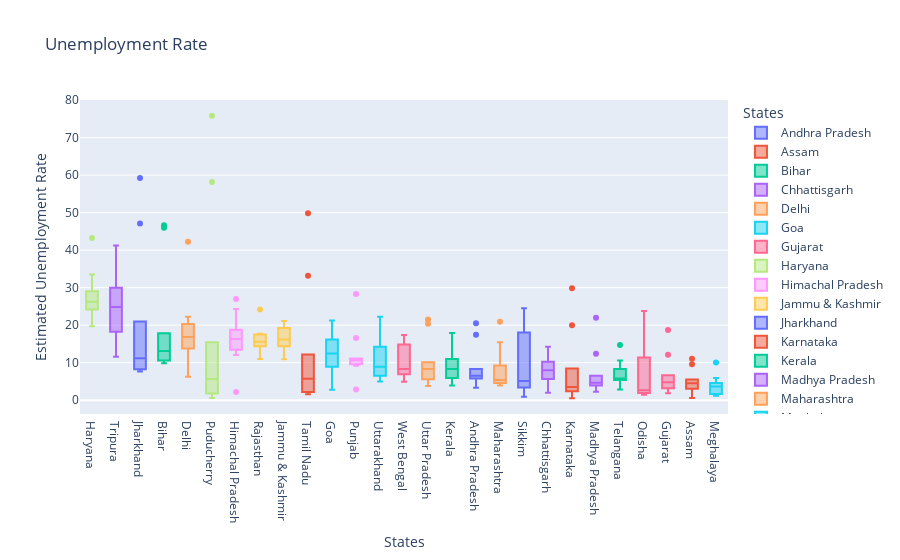

The notebook cell saved with this chart:
### Code cell
fig = px.box(unemployed, x = 'States', y = 'Estimated Unemployment Rate', color = 'States', title='Unemployment Rate', template='plotly')
fig.update_layout(xaxis = {'categoryorder':'total descending'})
fig.show()

### Figure 1 — Plotly figure (JSON) as saved in the notebook; plotly's stock layout.template omitted (floating-point values rounded to 4 significant figures)
{"data": [{"alignmentgroup": "True", "hovertemplate": "States=%{x}<br>Estimated Unemployment Rate=%{y}<extra></extra>", "legendgroup": "Andhra Pradesh", "marker": {"color": "#636efa"}, "name": "Andhra Pradesh", "notched": false, "offsetgroup": "Andhra Pradesh", "orientation": "v", "showlegend": true, "type": "box", "x": ["Andhra Pradesh", "Andhra Pradesh", "Andhra Pradesh", "Andhra Pradesh", "Andhra Pradesh", "Andhra Pradesh", "Andhra Pradesh", "Andhra Pradesh", "Andhra Pradesh", "Andhra Pradesh"], "x0": " ", "xaxis": "x", "y": [5.48, 5.83, 5.79, 20.51, 17.43, 3.31, 8.34, 6.96, 6.4, 6.59], "y0": " ", "yaxis": "y"}, {"alignmentgroup": "True", "hovertemplate": "States=%{x}<br>Estimated Unemployment Rate=%{y}<extra></extra>", "legendgroup": "Assam", "marker": {"color": "#EF553B"}, "name": "Assam", "notched": false, "offsetgroup": "Assam", "orientation": "v", "showlegend": true, "type": "box", "x": ["Assam", "Assam", "Assam", "Assam", "Assam", "Assam", "Assam", "Assam", "Assam", "Assam"], "x0": " ", "xaxis": "x", "y": [4.66, 4.41, 4.77, 11.06, 9.55, 0.6, 3.77, 5.53, 1.19, 3.02], "y0": " ", "yaxis": "y"}, {"alignmentgroup": "True", "hovertemplate": "States=%{x}<br>Estimated Unemployment Rate=%{y}<extra></extra>", "legendgroup": "Bihar", "marker": {"color": "#00cc96"}, "name": "Bihar", "notched": false, "offsetgroup": "Bihar", "orientation": "v", "showlegend": true, "type": "box", "x": ["Bihar", "Bihar", "Bihar", "Bihar", "Bihar", "Bihar", "Bihar", "Bihar", "Bihar", "Bihar"], "x0": " ", "xaxis": "x", "y": [10.61, 10.29, 15.43, 46.64, 45.96, 17.82, 12.79, 13.44, 11.91, 9.82], "y0": " ", "yaxis": "y"}, {"alignmentgroup": "True", "hovertemplate": "States=%{x}<br>Estimated Unemployment Rate=%{y}<extra></extra>", "legendgroup": "Chhattisgarh", "marker": {"color": "#ab63fa"}, "name": "Chhattisgarh", "notched": false, "offsetgroup": "Chhattisgarh", "orientation": "v", "showlegend": true, "type": "box", "x": ["Chhattisgarh", "Chhattisgarh", "Chhattisgarh", "Chhattisgarh", "Chhattisgarh", "Chhattisgarh", "Chhattisgarh", "Chhattisgarh", "Chhattisgarh", "Chhattisgarh"], "x0": " ", "xaxis": "x", "y": [9.65, 8.38, 7.54, 3.41, 10.5, 14.23, 10.27, 5.63, 1.96, 6.62], "y0": " ", "yaxis": "y"}, {"alignmentgroup": "True", "hovertemplate": "States=%{x}<br>Estimated Unemployment Rate=%{y}<extra></extra>", "legendgroup": "Delhi", "marker": {"color": "#FFA15A"}, "name": "Delhi", "notched": false, "offsetgroup": "Delhi", "orientation": "v", "showlegend": true, "type": "box", "x": ["Delhi", "Delhi", "Delhi", "Delhi", "Delhi", "Delhi", "Delhi", "Delhi", "Delhi", "Delhi"], "x0": " ", "xaxis": "x", "y": [22.23, 14.84, 17.04, 16.68, 42.27, 18.19, 20.3, 13.79, 12.53, 6.27], "y0": " ", "yaxis": "y"}, {"alignmentgroup": "True", "hovertemplate": "States=%{x}<br>Estimated Unemployment Rate=%{y}<extra></extra>", "legendgroup": "Goa", "marker": {"color": "#19d3f3"}, "name": "Goa", "notched": false, "offsetgroup": "Goa", "orientation": "v", "showlegend": true, "type": "box", "x": ["Goa", "Goa", "Goa", "Goa", "Goa", "Goa", "Goa", "Goa", "Goa", "Goa"], "x0": " ", "xaxis": "x", "y": [8.89, 2.81, 5.25, 13.31, 21.25, 9.96, 17.07, 16.21, 15.38, 11.54], "y0": " ", "yaxis": "y"}, {"alignmentgroup": "True", "hovertemplate": "States=%{x}<br>Estimated Unemployment Rate=%{y}<extra></extra>", "legendgroup": "Gujarat", "marker": {"color": "#FF6692"}, "name": "Gujarat", "notched": false, "offsetgroup": "Gujarat", "orientation": "v", "showlegend": true, "type": "box", "x": ["Gujarat", "Gujarat", "Gujarat", "Gujarat", "Gujarat", "Gujarat", "Gujarat", "Gujarat", "Gujarat", "Gujarat"], "x0": " ", "xaxis": "x", "y": [5.54, 6.38, 6.66, 18.71, 12.11, 3.2, 1.84, 1.87, 3.42, 4.03], "y0": " ", "yaxis": "y"}, {"alignmentgroup": "True", "hovertemplate": "States=%{x}<br>Estimated Unemployment Rate=%{y}<extra></extra>", "legendgroup": "Haryana", "marker": {"color": "#B6E880"}, "name": "Haryana", "notched": false, "offsetgroup": "Haryana", "orientation": "v", "showlegend": true, "type": "box", "x": ["Haryana", "Haryana", "Haryana", "Haryana", "Haryana", "Haryana", "Haryana", "Haryana", "Haryana", "Haryana"], "x0": " ", "xaxis": "x", "y": [20.34, 25.77, 25.05, 43.22, 29.02, 26.7, 24.18, 33.5, 19.68, 27.31], "y0": " ", "yaxis": "y"}, {"alignmentgroup": "True", "hovertemplate": "States=%{x}<br>Estimated Unemployment Rate=%{y}<extra></extra>", "legendgroup": "Himachal Pradesh", "marker": {"color": "#FF97FF"}, "name": "Himachal Pradesh", "notched": false, "offsetgroup": "Himachal Pradesh", "orientation": "v", "showlegend": true, "type": "box", "x": ["Himachal Pradesh", "Himachal Pradesh", "Himachal Pradesh", "Himachal Pradesh", "Himachal Pradesh", "Himachal Pradesh", "Himachal Pradesh", "Himachal Pradesh", "Himachal Pradesh", "Himachal Pradesh"], "x0": " ", "xaxis": "x", "y": [16.83, 16.84, 18.76, 2.2, 26.95, 13.47, 24.31, 15.79, 12.04, 13.46], "y0": " ", "yaxis": "y"}, {"alignmentgroup": "True", "hovertemplate": "States=%{x}<br>Estimated Unemployment Rate=%{y}<extra></extra>", "legendgroup": "Jammu & Kashmir", "marker": {"color": "#FECB52"}, "name": "Jammu & Kashmir", "notched": false, "offsetgroup": "Jammu & Kashmir", "orientation": "v", "showlegend": true, "type": "box", "x": ["Jammu & Kashmir", "Jammu & Kashmir", "Jammu & Kashmir", "Jammu & Kashmir", "Jammu & Kashmir", "Jammu & Kashmir", "Jammu & Kashmir", "Jammu & Kashmir", "Jammu & Kashmir"], "x0": " ", "xaxis": "x", "y": [21.08, 20.78, 15.5, 18.74, 17.92, 10.88, 11.09, 16.17, 16.14], "y0": " ", "yaxis": "y"}, {"alignmentgroup": "True", "hovertemplate": "States=%{x}<br>Estimated Unemployment Rate=%{y}<extra></extra>", "legendgroup": "Jharkhand", "marker": {"color": "#636efa"}, "name": "Jharkhand", "notched": false, "offsetgroup": "Jharkhand", "orientation": "v", "showlegend": true, "type": "box", "x": ["Jharkhand", "Jharkhand", "Jharkhand", "Jharkhand", "Jharkhand", "Jharkhand", "Jharkhand", "Jharkhand", "Jharkhand", "Jharkhand"], "x0": " ", "xaxis": "x", "y": [10.61, 11.85, 8.23, 47.09, 59.23, 20.95, 7.63, 9.76, 8.24, 11.8], "y0": " ", "yaxis": "y"}, {"alignmentgroup": "True", "hovertemplate": "States=%{x}<br>Estimated Unemployment Rate=%{y}<extra></extra>", "legendgroup": "Karnataka", "marker": {"color": "#EF553B"}, "name": "Karnataka", "notched": false, "offsetgroup": "Karnataka", "orientation": "v", "showlegend": true, "type": "box", "x": ["Karnataka", "Karnataka", "Karnataka", "Karnataka", "Karnataka", "Karnataka", "Karnataka", "Karnataka", "Karnataka", "Karnataka"], "x0": " ", "xaxis": "x", "y": [2.86, 3.61, 3.46, 29.84, 19.97, 8.44, 4.01, 0.5, 2.41, 1.58], "y0": " ", "yaxis": "y"}, {"alignmentgroup": "True", "hovertemplate": "States=%{x}<br>Estimated Unemployment Rate=%{y}<extra></extra>", "legendgroup": "Kerala", "marker": {"color": "#00cc96"}, "name": "Kerala", "notched": false, "offsetgroup": "Kerala", "orientation": "v", "showlegend": true, "type": "box", "x": ["Kerala", "Kerala", "Kerala", "Kerala", "Kerala", "Kerala", "Kerala", "Kerala", "Kerala", "Kerala"], "x0": " ", "xaxis": "x", "y": [5.31, 7.6, 8.99, 16.99, 17.88, 9.71, 7.09, 10.98, 5.91, 3.88], "y0": " ", "yaxis": "y"}, {"alignmentgroup": "True", "hovertemplate": "States=%{x}<br>Estimated Unemployment Rate=%{y}<extra></extra>", "legendgroup": "Madhya Pradesh", "marker": {"color": "#ab63fa"}, "name": "Madhya Pradesh", "notched": false, "offsetgroup": "Madhya Pradesh", "orientation": "v", "showlegend": true, "type": "box", "x": ["Madhya Pradesh", "Madhya Pradesh", "Madhya Pradesh", "Madhya Pradesh", "Madhya Pradesh", "Madhya Pradesh", "Madhya Pradesh", "Madhya Pradesh", "Madhya Pradesh", "Madhya Pradesh"], "x0": " ", "xaxis": "x", "y": [4.11, 4.57, 2.22, 12.36, 21.98, 6.48, 5.08, 4.7, 3.91, 3.13], "y0": " ", "yaxis": "y"}, {"alignmentgroup": "True", "hovertemplate": "States=%{x}<br>Estimated Unemployment Rate=%{y}<extra></extra>", "legendgroup": "Maharashtra", "marker": {"color": "#FFA15A"}, "name": "Maharashtra", "notched": false, "offsetgroup": "Maharashtra", "orientation": "v", "showlegend": true, "type": "box", "x": ["Maharashtra", "Maharashtra", "Maharashtra", "Maharashtra", "Maharashtra", "Maharashtra", "Maharashtra", "Maharashtra", "Maharashtra", "Maharashtra"], "x0": " ", "xaxis": "x", "y": [4.95, 4.69, 5.79, 20.9, 15.46, 9.23, 3.89, 6.23, 4.55, 4.1], "y0": " ", "yaxis": "y"}, {"alignmentgroup": "True", "hovertemplate": "States=%{x}<br>Estimated Unemployment Rate=%{y}<extra></extra>", "legendgroup": "Meghalaya", "marker": {"color": "#19d3f3"}, "name": "Meghalaya", "notched": false, "offsetgroup": "Meghalaya", "orientation": "v", "showlegend": true, "type": "box", "x": ["Meghalaya", "Meghalaya", "Meghalaya", "Meghalaya", "Meghalaya", "Meghalaya", "Meghalaya", "Meghalaya", "Meghalaya", "Meghalaya"], "x0": " ", "xaxis": "x", "y": [1.66, 3.59, 1.58, 10.03, 5.92, 1.15, 2.1, 3.74, 4.29, 4.6], "y0": " ", "yaxis": "y"}, {"alignmentgroup": "True", "hovertemplate": "States=%{x}<br>Estimated Unemployment Rate=%{y}<extra></extra>", "legendgroup": "Odisha", "marker": {"color": "#FF6692"}, "name": "Odisha", "notched": false, "offsetgroup": "Odisha", "orientation": "v", "showlegend": true, "type": "box", "x": ["Odisha", "Odisha", "Odisha", "Odisha", "Odisha", "Odisha", "Odisha", "Odisha", "Odisha", "Odisha"], "x0": " ", "xaxis": "x", "y": [1.9, 3.12, 13.08, 23.76, 11.41, 3.77, 1.88, 1.42, 2.1, 2.18], "y0": " ", "yaxis": "y"}, {"alignmentgroup": "True", "hovertemplate": "States=%{x}<br>Estimated Unemployment Rate=%{y}<extra></extra>", "legendgroup": "Puducherry", "marker": {"color": "#B6E880"}, "name": "Puducherry", "notched": false, "offsetgroup": "Puducherry", "orientation": "v", "showlegend": true, "type": "box", "x": ["Puducherry", "Puducherry", "Puducherry", "Puducherry", "Puducherry", "Puducherry", "Puducherry", "Puducherry", "Puducherry", "Puducherry"], "x0": " ", "xaxis": "x", "y": [0.58, 1.76, 1.2, 75.85, 58.19, 4.24, 15.47, 5.05, 10.9, 6.18], "y0": " ", "yaxis": "y"}, {"alignmentgroup": "True", "hovertemplate": "States=%{x}<br>Estimated Unemployment Rate=%{y}<extra></extra>", "legendgroup": "Punjab", "marker": {"color": "#FF97FF"}, "name": "Punjab", "notched": false, "offsetgroup": "Punjab", "orientation": "v", "showlegend": true, "type": "box", "x": ["Punjab", "Punjab", "Punjab", "Punjab", "Punjab", "Punjab", "Punjab", "Punjab", "Punjab", "Punjab"], "x0": " ", "xaxis": "x", "y": [11.11, 10.97, 10.32, 2.86, 28.33, 16.55, 9.19, 10.99, 9.61, 9.88], "y0": " ", "yaxis": "y"}, {"alignmentgroup": "True", "hovertemplate": "States=%{x}<br>Estimated Unemployment Rate=%{y}<extra></extra>", "legendgroup": "Rajasthan", "marker": {"color": "#FECB52"}, "name": "Rajasthan", "notched": false, "offsetgroup": "Rajasthan", "orientation": "v", "showlegend": true, "type": "box", "x": ["Rajasthan", "Rajasthan", "Rajasthan", "Rajasthan", "Rajasthan", "Rajasthan", "Rajasthan", "Rajasthan", "Rajasthan", "Rajasthan"], "x0": " ", "xaxis": "x", "y": [10.97, 15.16, 11.9, 17.7, 15.74, 14.39, 15.81, 17.51, 15.35, 24.15], "y0": " ", "yaxis": "y"}, {"alignmentgroup": "True", "hovertemplate": "States=%{x}<br>Estimated Unemployment Rate=%{y}<extra></extra>", "legendgroup": "Sikkim", "marker": {"color": "#636efa"}, "name": "Sikkim", "notched": false, "offsetgroup": "Sikkim", "orientation": "v", "showlegend": true, "type": "box", "x": ["Sikkim", "Sikkim", "Sikkim", "Sikkim", "Sikkim", "Sikkim", "Sikkim", "Sikkim"], "x0": " ", "xaxis": "x", "y": [23.57, 2.28, 24.51, 4.46, 4.45, 12.49, 5.7, 0.88], "y0": " ", "yaxis": "y"}, {"alignmentgroup": "True", "hovertemplate": "States=%{x}<br>Estimated Unemployment Rate=%{y}<extra></extra>", "legendgroup": "Tamil Nadu", "marker": {"color": "#EF553B"}, "name": "Tamil Nadu", "notched": false, "offsetgroup": "Tamil Nadu", "orientation": "v", "showlegend": true, "type": "box", "x": ["Tamil Nadu", "Tamil Nadu", "Tamil Nadu", "Tamil Nadu", "Tamil Nadu", "Tamil Nadu", "Tamil Nadu", "Tamil Nadu", "Tamil Nadu", "Tamil Nadu"], "x0": " ", "xaxis": "x", "y": [1.57, 2.09, 6.4, 49.83, 33.16, 12.2, 6.81, 2.65, 5, 2.16], "y0": " ", "yaxis": "y"}, {"alignmentgroup": "True", "hovertemplate": "States=%{x}<br>Estimated Unemployment Rate=%{y}<extra></extra>", "legendgroup": "Telangana", "marker": {"color": "#00cc96"}, "name": "Telangana", "notched": false, "offsetgroup": "Telangana", "orientation": "v", "showlegend": true, "type": "box", "x": ["Telangana", "Telangana", "Telangana", "Telangana", "Telangana", "Telangana", "Telangana", "Telangana", "Telangana", "Telangana"], "x0": " ", "xaxis": "x", "y": [5.49, 8.29, 5.77, 6.25, 14.7, 10.55, 5.36, 5.79, 3.27, 2.86], "y0": " ", "yaxis": "y"}, {"alignmentgroup": "True", "hovertemplate": "States=%{x}<br>Estimated Unemployment Rate=%{y}<extra></extra>", "legendgroup": "Tripura", "marker": {"color": "#ab63fa"}, "name": "Tripura", "notched": false, "offsetgroup": "Tripura", "orientation": "v", "showlegend": true, "type": "box", "x": ["Tripura", "Tripura", "Tripura", "Tripura", "Tripura", "Tripura", "Tripura", "Tripura", "Tripura", "Tripura"], "x0": " ", "xaxis": "x", "y": [32.67, 28.4, 29.95, 41.23, 21.51, 21.71, 18.24, 27.92, 17.35, 11.57], "y0": " ", "yaxis": "y"}, {"alignmentgroup": "True", "hovertemplate": "States=%{x}<br>Estimated Unemployment Rate=%{y}<extra></extra>", "legendgroup": "Uttar Pradesh", "marker": {"color": "#FFA15A"}, "name": "Uttar Pradesh", "notched": false, "offsetgroup": "Uttar Pradesh", "orientation": "v", "showlegend": true, "type": "box", "x": ["Uttar Pradesh", "Uttar Pradesh", "Uttar Pradesh", "Uttar Pradesh", "Uttar Pradesh", "Uttar Pradesh", "Uttar Pradesh", "Uttar Pradesh", "Uttar Pradesh", "Uttar Pradesh"], "x0": " ", "xaxis": "x", "y": [7.58, 8.98, 10.11, 21.54, 20.41, 9.47, 5.56, 5.79, 4.18, 3.75], "y0": " ", "yaxis": "y"}, {"alignmentgroup": "True", "hovertemplate": "States=%{x}<br>Estimated Unemployment Rate=%{y}<extra></extra>", "legendgroup": "Uttarakhand", "marker": {"color": "#19d3f3"}, "name": "Uttarakhand", "notched": false, "offsetgroup": "Uttarakhand", "orientation": "v", "showlegend": true, "type": "box", "x": ["Uttarakhand", "Uttarakhand", "Uttarakhand", "Uttarakhand", "Uttarakhand", "Uttarakhand", "Uttarakhand", "Uttarakhand", "Uttarakhand", "Uttarakhand"], "x0": " ", "xaxis": "x", "y": [5.49, 4.99, 19.85, 6.48, 8.01, 8.61, 12.38, 14.26, 22.26, 9.23], "y0": " ", "yaxis": "y"}, {"alignmentgroup": "True", "hovertemplate": "States=%{x}<br>Estimated Unemployment Rate=%{y}<extra></extra>", "legendgroup": "West Bengal", "marker": {"color": "#FF6692"}, "name": "West Bengal", "notched": false, "offsetgroup": "West Bengal", "orientation": "v", "showlegend": true, "type": "box", "x": ["West Bengal", "West Bengal", "West Bengal", "West Bengal", "West Bengal", "West Bengal", "West Bengal", "West Bengal", "West Bengal", "West Bengal"], "x0": " ", "xaxis": "x", "y": [6.94, 4.92, 6.92, 17.41, 17.41, 7.29, 6.83, 14.87, 9.35, 9.98], "y0": " ", "yaxis": "y"}], "layout": {"boxmode": "overlay", "legend": {"title": {"text": "States"}, "tracegroupgap": 0}, "title": {"text": "Unemployment Rate"}, "xaxis": {"anchor": "y", "categoryarray": ["Andhra Pradesh", "Assam", "Bihar", "Chhattisgarh", "Delhi", "Goa", "Gujarat", "Haryana", "Himachal Pradesh", "Jammu & Kashmir", "Jharkhand", "Karnataka", "Kerala", "Madhya Pradesh", "Maharashtra", "Meghalaya", "Odisha", "Puducherry", "Punjab", "Rajasthan", "Sikkim", "Tamil Nadu", "Telangana", "Tripura", "Uttar Pradesh", "Uttarakhand", "West Bengal"], "categoryorder": "total descending", "domain": [0, 1], "title": {"text": "States"}}, "yaxis": {"anchor": "x", "domain": [0, 1], "title": {"text": "Estimated Unemployment Rate"}}}}
